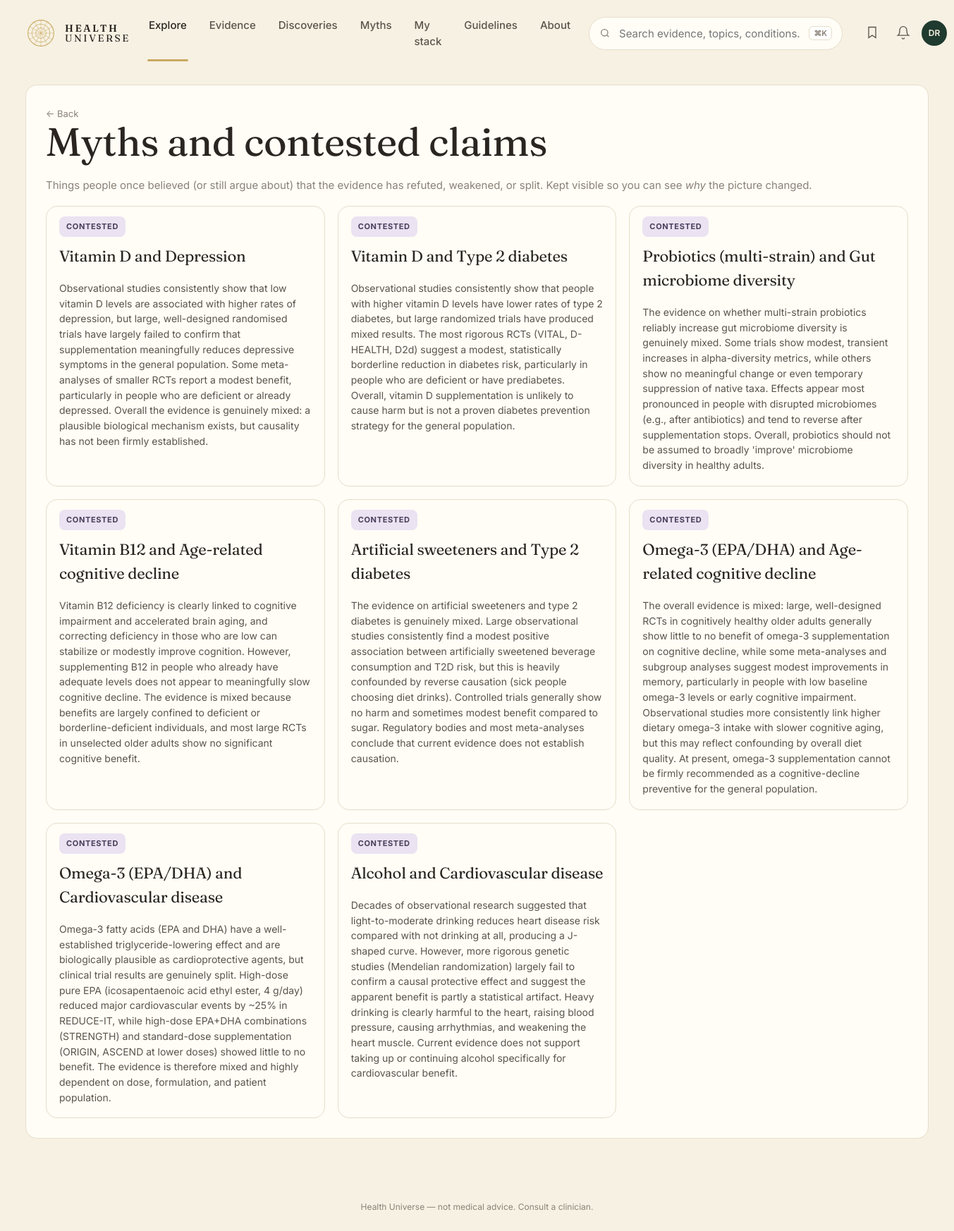
The page /myths on the database its author committed.
### tables this page shows
CREATE TABLE edge (
    id              INTEGER PRIMARY KEY,
    factor_id       INTEGER NOT NULL REFERENCES entity(id),
    outcome_id      INTEGER NOT NULL REFERENCES entity(id),
    direction       TEXT NOT NULL CHECK (direction IN (
                      'protective','harmful','neutral','u_shaped','mixed')),
    tier            TEXT NOT NULL CHECK (tier IN ('A','B','C','D','X','deprecated')),
    effect_size     TEXT,         -- qualitative: trivial/small/moderate/large
    effect_quant    TEXT,         -- e.g. "RR 0.82 (0.74-0.91)"
    population      TEXT,         -- e.g. "adults>50; ApoE4 carriers"
    mechanism       TEXT,         -- 1-paragraph plain English
    summary         TEXT,         -- card body copy
    caveats         TEXT,
    seed_source     TEXT NOT NULL CHECK (seed_source IN ('claude_seed','gemma_daily','manual')),
    created_at      TEXT NOT NULL DEFAULT (datetime('now')),
    updated_at      TEXT NOT NULL DEFAULT (datetime('now')),
    last_reviewed   TEXT NOT NULL DEFAULT (datetime('now')),
    UNIQUE(factor_id, outcome_id, population)
);

CREATE TABLE entity (
    id            INTEGER PRIMARY KEY,
    slug          TEXT NOT NULL UNIQUE,
    name          TEXT NOT NULL,
    kind          TEXT NOT NULL CHECK (kind IN (
                    'food','nutrient','supplement','drug','activity',
                    'behavior','environmental','pathogen','gene',
                    'biomarker','condition','process')),
    aliases       TEXT,           -- JSON array
    description   TEXT,
    created_at    TEXT NOT NULL DEFAULT (datetime('now')),
    updated_at    TEXT NOT NULL DEFAULT (datetime('now'))
);

### web/app.py (the view)
@app.get("/myths", response_class=HTMLResponse)
def myths(request: Request):
    with connect() as conn:
        rows = conn.execute("""
            SELECT e.id, e.tier, e.direction, e.summary, e.caveats, e.updated_at,
                   f.name AS f_name, o.name AS o_name,
                   (SELECT reason FROM edge_history h WHERE h.edge_id=e.id
                    AND h.field='tier' ORDER BY h.changed_at DESC LIMIT 1) AS reason
            FROM edge e
            JOIN entity f ON f.id = e.factor_id
            JOIN entity o ON o.id = e.outcome_id
            WHERE e.tier IN ('deprecated','X')
            ORDER BY e.updated_at DESC""").fetchall()
    return render(request, "myths.html", {
        "title": "Myths and contested claims",
        "rows": [dict(r) for r in rows],
    })

### web/templates/myths.html (shortened to what this page needs)
{% extends "base.html" %}
{% block content %}
<section class="list-page">
  <a class="back" href="/">← Back</a>
  <h1>Myths and contested claims</h1>
  <p class="muted">Things people once believed (or still argue about) that the evidence has refuted, weakened, or split. Kept visible so you can see <em>why</em> the picture changed.</p>
  <div class="list-grid">
    {% for r in rows %}
    <a class="feat-card tier-bg-{{ r.tier }}" href="/edge/{{ r.id }}">
      <span class="pill tier-{{ r.tier }}">{{ r.tier == 'X' and 'CONTESTED' or 'DEPRECATED' }}</span>
      <h3>{{ r.f_name }} and {{ r.o_name }}</h3>
      <p>{{ r.summary or "—" }}</p>
    </a>
    {% else %}
    <div class="empty">No myth cards yet. They'll show up after the daily ingest demotes any tier-A/B claim.</div>
    {% endfor %}
  </div>
</section>
{% endblock %}

### web/templates/base.html (shortened to what this page needs)
<!doctype html>
<html lang="en">
<head>
<link rel="stylesheet" href="/static/style.css" />
</head>
<body>
<header class="topnav">
  <a class="brand" href="/">
    <span class="brand-mark" aria-hidden="true">
      <svg viewBox="0 0 48 48" width="44" height="44">
        <circle cx="24" cy="24" r="20" fill="none" stroke="currentColor" stroke-width="1.2"/>
        <circle cx="24" cy="24" r="14" fill="none" stroke="currentColor" stroke-width="0.8"/>
        <circle cx="24" cy="24" r="8"  fill="none" stroke="currentColor" stroke-width="0.8"/>
        {% for a in [0,30,60,90,120,150] %}
        <line x1="24" y1="4" x2="24" y2="44" stroke="currentColor" stroke-width="0.5"
              transform="rotate({{a}} 24 24)"/>
        {% endfor %}
      </svg>
    </span>
    <span class="brand-text"><b>HEALTH</b><br/>UNIVERSE</span>
  </a>
  <nav class="topnav-links">
    <a class="active" href="/">Explore</a>
    <a href="/tier/A">Evidence</a>
    <a href="/discoveries">Discoveries</a>
    <a href="/myths">Myths</a>
    <a href="/me">My stack</a>
    <a href="#">Guidelines</a>
    <a href="#">About</a>
  </nav>
  <div class="topnav-search">
    <svg width="16" height="16" viewBox="0 0 24 24" fill="none" stroke="currentColor" stroke-width="2"><circle cx="11" cy="11" r="7"/><path d="m20 20-3.5-3.5"/></svg>
    <input placeholder="Search evidence, topics, conditions…" />
    <kbd>⌘K</kbd>
  </div>
  <div class="topnav-actions">
    <button aria-label="Saved"><svg width="20" height="20" viewBox="0 0 24 24" fill="none" stroke="currentColor" stroke-width="1.6"><path d="M6 3h12v18l-6-4-6 4z"/></svg></button>
    <button aria-label="Notifications"><svg width="20" height="20" viewBox="0 0 24 24" fill="none" stroke="currentColor" stroke-width="1.6"><path d="M6 8a6 6 0 0 1 12 0c0 7 3 9 3 9H3s3-2 3-9z"/><path d="M10 21a2 2 0 0 0 4 0"/></svg></button>
    <span class="avatar">DR</span>
  </div>
</header>
<main>{% block content %}{% endblock %}</main>
<footer class="footer">
  <span>Health Universe — not medical advice. Consult a clinician.</span>
</footer>
</body>
</html>

### web/static/style.css (style rules this page uses)
:root { --bg: #f7f1e3; --bg-soft: #faf6ea; --surface: #fffdf6; --ink: #2a2520; --ink-soft: #5a544c; --muted: #8a8278; --line: #e7decb; --primary: #1f3a2e; --primary-ink: #f7f1e3; --gold: #c9a961; --gold-soft: #e8d8a6; --tier-A: #3b8e5a; --tier-A-bg: #e6efe1; --tier-B: #c8a02a; --tier-B-bg: #f7eecf; --tier-C: #d97757; --tier-C-bg: #f7d9c7; --tier-D: #c44545; --tier-D-bg: #f4cece; --tier-X: #7a6a8c; --tier-X-bg: #ebe2f2; --dir-protective: var(--tier-A); --dir-protective-bg: var(--tier-A-bg); --dir-harmful: var(--tier-D); --dir-harmful-bg: var(--tier-D-bg); --dir-neutral: #8a8278; --dir-neutral-bg: #ece6d8; --dir-mixed: var(--tier-B); --dir-mixed-bg: var(--tier-B-bg); --dir-u_shaped: var(--tier-C); --dir-u_shaped-bg:var(--tier-C-bg); --radius: 16px; --radius-sm: 10px; --shadow-1: 0 1px 2px rgba(40,32,20,.05), 0 8px 24px rgba(40,32,20,.05); }
* { box-sizing: border-box; }
html, body { margin: 0; padding: 0; }
body { background: var(--bg); color: var(--ink); font-family: 'Inter', system-ui, -apple-system, sans-serif; font-size: 15px; line-height: 1.55; -webkit-font-smoothing: antialiased; }
h1, h2, h3, .serif { font-family: 'Fraunces', Georgia, serif; font-weight: 400; letter-spacing: -0.01em; }
h1 { font-size: 56px; line-height: 1.05; margin: 0 0 20px; }
h3 { font-size: 22px; margin: 0 0 8px; }
p { margin: 0 0 12px; color: var(--ink-soft); }
a { color: inherit; text-decoration: none; }
.muted { color: var(--muted); }
.topnav { display: grid; grid-template-columns: auto 1fr auto auto; align-items: center; gap: 24px; padding: 18px 36px; border-bottom: 1px solid transparent; }
.brand { display: flex; align-items: center; gap: 12px; color: var(--gold); }
.brand-mark { display: inline-flex; }
.brand-text { font-family: 'Fraunces', serif; color: var(--ink); font-size: 14px; line-height: 1.05; letter-spacing: 0.18em; }
.brand-text b { letter-spacing: 0.18em; font-weight: 600; }
.topnav-links { display: flex; gap: 28px; justify-self: center; }
.topnav-links a { font-weight: 500; color: var(--ink-soft); padding: 6px 2px; position: relative; }
.topnav-links a.active { color: var(--ink); }
.topnav-links a.active::after { content: ""; position: absolute; left: 0; right: 0; bottom: -10px; height: 3px; background: var(--gold); border-radius: 2px; }
.topnav-search { display: flex; align-items: center; gap: 10px; background: var(--surface); border: 1px solid var(--line); border-radius: 999px; padding: 10px 14px; min-width: 360px; color: var(--muted); }
.topnav-search input { flex: 1; border: 0; background: transparent; outline: none; font: inherit; color: var(--ink); }
.topnav-search kbd { font: 600 11px 'Inter'; padding: 2px 6px; border: 1px solid var(--line); border-radius: 6px; background: #fff; }
.topnav-actions { display: flex; align-items: center; gap: 8px; }
.topnav-actions button { background: transparent; border: 0; padding: 8px; border-radius: 8px; color: var(--ink-soft); cursor: pointer; }
.avatar { width: 36px; height: 36px; border-radius: 50%; background: var(--primary); color: var(--primary-ink); display: inline-grid; place-items: center; font-weight: 600; font-size: 12px; }
main { padding: 24px 36px 64px; max-width: 1480px; margin: 0 auto; }
.pill { display: inline-block; font-size: 11px; font-weight: 700; letter-spacing: 0.06em; padding: 6px 10px; border-radius: 8px; background: var(--gold-soft); color: var(--ink); }
.pill.tier-X { background: var(--tier-X-bg); color: #4a3e5a; }
.feat-card { position: relative; background: var(--surface); border: 1px solid var(--line); border-radius: var(--radius); padding: 18px; min-height: 200px; display: flex; flex-direction: column; gap: 10px; overflow: hidden; }
.feat-card h3 { font-size: 22px; }
.feat-card p { font-size: 14px; color: var(--ink-soft); margin: 0; }
.edge-page, .list-page { background: var(--surface); border: 1px solid var(--line); border-radius: var(--radius); padding: 28px; }
.back { color: var(--muted); font-size: 13px; }
.list-grid { display: grid; grid-template-columns: repeat(3, 1fr); gap: 18px; margin-top: 18px; }
.feat-card { padding-top: 0; }
.feat-card .pill { margin-top: 14px; align-self: flex-start; }
.feat-card > h3, .feat-card > p, .feat-card .feat-meta { padding-left: 0; padding-right: 0; }
.footer { padding: 24px 36px; color: var(--muted); font-size: 12px; text-align: center; }

### rows shown on the page
edge: tier "CONTESTED", f_name "Vitamin D", o_name "Depression", summary "Observational studies consistently show that low vitamin D levels are associated with higher rates of depression, but large, well-designed randomised trials have largely failed to confirm that supplementation meaningfully reduces depressive symptoms in the general population. Some meta-analyses of smaller RCTs report a modest benefit, particularly in people who are deficient or already depressed. Overall the evidence is genuinely mixed: a plausible biological mechanism exists, but causality has not been firmly established."
edge: tier "CONTESTED", f_name "Vitamin D", o_name "Type 2 diabetes", summary "Observational studies consistently show that people with higher vitamin D levels have lower rates of type 2 diabetes, but large randomized trials have produced mixed results. The most rigorous RCTs (VITAL, D-HEALTH, D2d) suggest a modest, statistically borderline reduction in diabetes risk, particularly in people who are deficient or have prediabetes. Overall, vitamin D supplementation is unlikely to cause harm but is not a proven diabetes prevention strategy for the general population."
edge: tier "CONTESTED", f_name "Probiotics (multi-strain)", o_name "Gut microbiome diversity", summary "The evidence on whether multi-strain probiotics reliably increase gut microbiome diversity is genuinely mixed. Some trials show modest, transient increases in alpha-diversity metrics, while others show no meaningful change or even temporary suppression of native taxa. Effects appear most pronounced in people with disrupted microbiomes (e.g., after antibiotics) and tend to reverse after supplementation stops. Overall, probiotics should not be assumed to broadly 'improve' microbiome diversity in healthy adults."
edge: tier "CONTESTED", f_name "Vitamin B12", o_name "Age-related cognitive decline", summary "Vitamin B12 deficiency is clearly linked to cognitive impairment and accelerated brain aging, and correcting deficiency in those who are low can stabilize or modestly improve cognition. However, supplementing B12 in people who already have adequate levels does not appear to meaningfully slow cognitive decline. The evidence is mixed because benefits are largely confined to deficient or borderline-deficient individuals, and most large RCTs in unselected older adults show no significant cognitive benefit."
edge: tier "CONTESTED", f_name "Artificial sweeteners", o_name "Type 2 diabetes", summary "The evidence on artificial sweeteners and type 2 diabetes is genuinely mixed. Large observational studies consistently find a modest positive association between artificially sweetened beverage consumption and T2D risk, but this is heavily confounded by reverse causation (sick people choosing diet drinks). Controlled trials generally show no harm and sometimes modest benefit compared to sugar. Regulatory bodies and most meta-analyses conclude that current evidence does not establish causation."
edge: tier "CONTESTED", f_name "Omega-3 (EPA/DHA)", o_name "Age-related cognitive decline", summary "The overall evidence is mixed: large, well-designed RCTs in cognitively healthy older adults generally show little to no benefit of omega-3 supplementation on cognitive decline, while some meta-analyses and subgroup analyses suggest modest improvements in memory, particularly in people with low baseline omega-3 levels or early cognitive impairment. Observational studies more consistently link higher dietary omega-3 intake with slower cognitive aging, but this may reflect confounding by overall diet quality. At present, omega-3 supplementation cannot be firmly recommended as a cognitive-decline preventive for the general population."
edge: tier "CONTESTED", f_name "Omega-3 (EPA/DHA)", o_name "Cardiovascular disease", summary "Omega-3 fatty acids (EPA and DHA) have a well-established triglyceride-lowering effect and are biologically plausible as cardioprotective agents, but clinical trial results are genuinely split. High-dose pure EPA (icosapentaenoic acid ethyl ester, 4 g/day) reduced major cardiovascular events by ~25% in REDUCE-IT, while high-dose EPA+DHA combinations (STRENGTH) and standard-dose supplementation (ORIGIN, ASCEND at lower doses) showed little to no benefit. The evidence is therefore mixed and highly dependent on dose, formulation, and patient population."
edge: tier "CONTESTED", f_name "Alcohol", o_name "Cardiovascular disease", summary "Decades of observational research suggested that light-to-moderate drinking reduces heart disease risk compared with not drinking at all, producing a J-shaped curve. However, more rigorous genetic studies (Mendelian randomization) largely fail to confirm a causal protective effect and suggest the apparent benefit is partly a statistical artifact. Heavy drinking is clearly harmful to the heart, raising blood pressure, causing arrhythmias, and weakening the heart muscle. Current evidence does not support taking up or continuing alcohol specifically for cardiovascular benefit."
